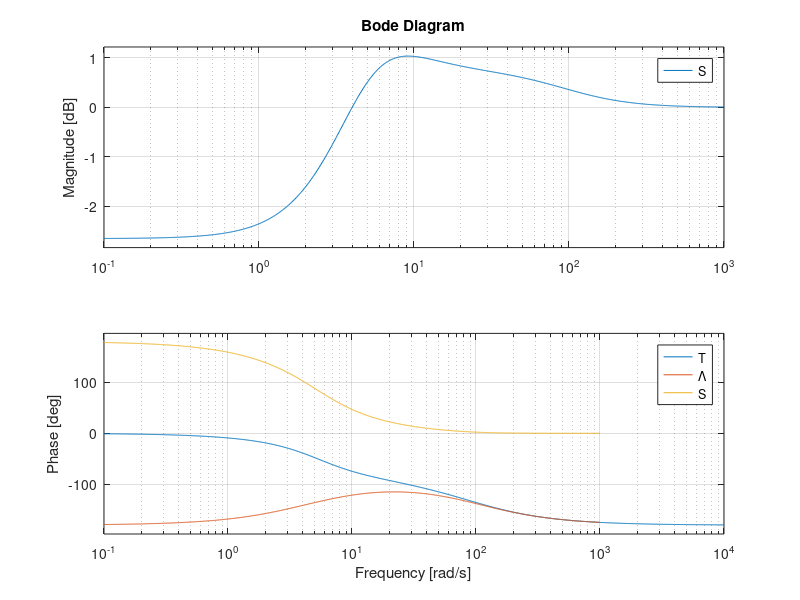

Write the MATLAB code that produced this figure.
% Mobile pendulum simulink model parameters - ELEN90055 Workshops 4

SqWaveFreq = 1/18;    % frequency of test signal and reference repetition (Hz)

ThRef = 45;         % (rad)

ThDotRef = 90;      % (rad/s)

%%%%%%%%%%%%%%%%%%%%%%%
% PARAMETERS TO ADJUST
%%%%%%%%%%%%%%%%%%%%%%%

initcond = [0; -0.05; 0; 0]; % inital conditins - theta (rad); phi (rad); thdot (rad/s); phdot (rad/s)

K = 1;         % constant gain drive motor controller

%%%%%%%%%%%%%%%%%%%%%%
% Nominal Model Parameters
%%%%%%%%%%%%%%%%%%%%%%

b = 1.15;
k = 20;
c = 0.0524;

%%%%%%%%%%%%%%%%%%%%%%%
% Linearised Model
%%%%%%%%%%%%%%%%%%%%%%%

G0 = tf([c],[1, b, -k]);

%%%%%%%%%%%%%%%%%%%%%%%
% Controller Model
%%%%%%%%%%%%%%%%%%%%%%%

% Try a Lead Compensator

Kc = 15000;                  % controller gain
zc = -6;                    % controller zero
pc = -100;                  % controller pole
C = tf(Kc*[1 -zc],[1 -pc]); % controller TF

pendCnum = Kc*[1 -zc];  % numerator of pendulum motor controller
pendCden = [1 -pc];  % denominator of pendulum motor controller

T = G0*C/(1+G0*C);          % complimentary sensitivity TF
S = 1/(1+G0*C);             % sensitivity TF

close all
bode(T)
hold on
bode(G0*C)
bode(S)
legend('T','\Lambda','S')

% out = sim('WS4_SIMmodel_v2017b');